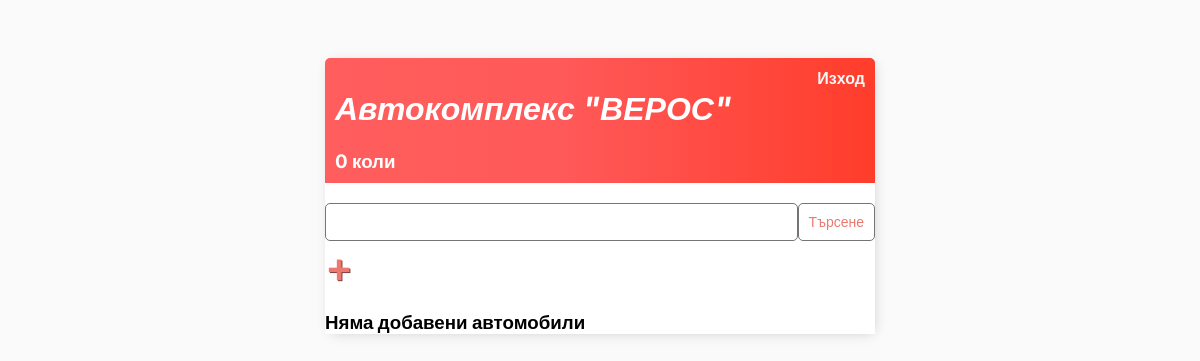
Before: / (signed in) with the older database file.
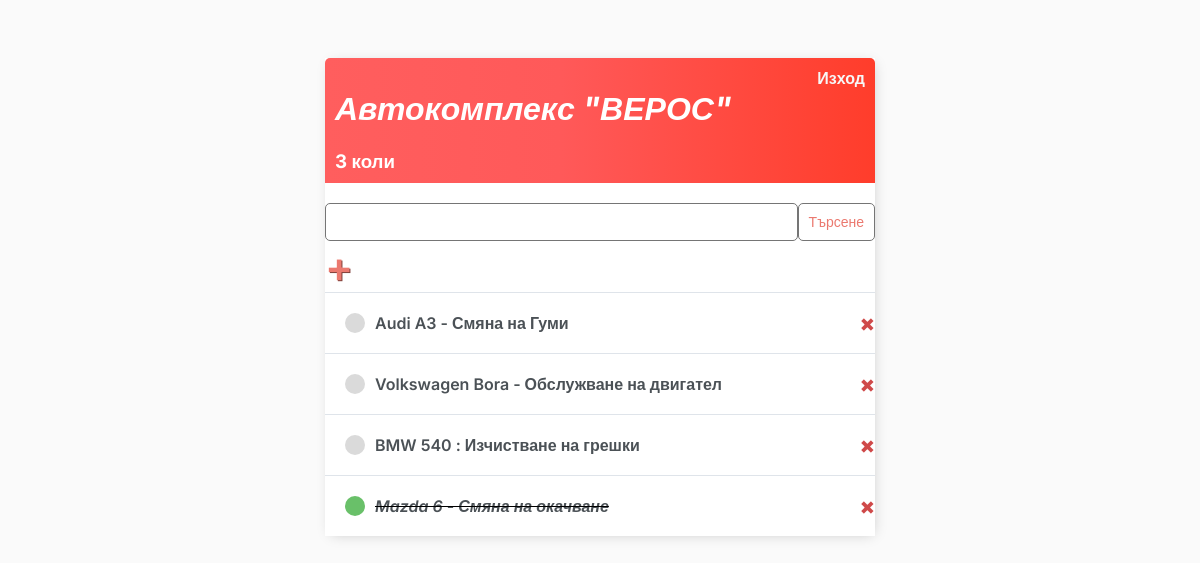
After: the same page with the newer database file.
### base/models.py (models this page shows)
class Task(models.Model):
    user = models.ForeignKey(
        User, on_delete=models.CASCADE,null=True,blank=True)
    title = models.CharField(max_length = 200)
    description = models.TextField(null=True,blank=True)
    complete = models.BooleanField(default=False)
    create = models.DateTimeField(auto_now_add=True)
    def __str__(self):
        return self.title
    class Meta:
        ordering = ['complete']

### base/views.py (the view)
# urls.py: path('', TaskList.as_view(), name='tasks'),
class TaskList(LoginRequiredMixin, ListView):
    model = Task
    context_object_name = "tasks"
    def get_context_data(self, **kwargs):
        context = super().get_context_data(**kwargs)
        context['tasks'] = context['tasks'].filter(user=self.request.user)
        context['count'] = context['tasks'].filter(complete=False).count()
        search_input = self.request.GET.get('search-area') or ''
        if search_input:
            context['tasks'] = context['tasks'].filter(
                title__startswith=search_input)
        context['search_input'] = search_input
        return context

### base/templates/base/task_list.html
{% extends 'base/main.html' %}
{% block content %}
<div class="header-bar">
    <div>
        <h1><i>Автокомплекс "ВЕРОС"</i></h1>
        <h3 style="margin:0">{{count}} коли</h3>
    </div>
    {% if request.user.is_authenticated %}
    <a href="{% url 'logout' %}">Изход</a>
    {% else %}
    <a href="{% url 'login' %}">Вход</a>
    {% endif %}
    </div>
<div class="search-add-wrapper">
    <form method="GET" style="margin-top: 20px;display: flex;">
        <input type="text" name='search-area' value="{{search_input}}">
        <input class="button" type="submit" value="Търсене">
    </form>
    <a id="add-link" href="{% url 'task-create' %}">&#x2b</a>
</div>
<div class="task-items-wrapper">
    {% for task in tasks %}
        <div class="task-wrapper">
            {% if task.complete  %}
            <div class="task-title">
                <div class="task-complete-icon"></div>
                <i><s><a href="{% url 'task-update' task.id %}">{{task}}</a></s></i>
            </div>
            <a class="delete-link" href="{% url 'task-delete' task.id %}">&#215;</a>
            {% else %}
            <div class="task-title">
                <div class="task-incomplete-icon"></div>
                <a href="{% url 'task-update' task.id %}">{{task}}</a>
            </div>
            <a class="delete-link" href="{% url 'task-delete' task.id %}">&#215;</a>
            {% endif %}
        </div>
    {% empty %}
        <h3>Няма добавени автомобили</h3>
    {% endfor %}
</div>
{% endblock content %}

### base/templates/base/main.html (shortened to what this page needs)
<!DOCTYPE html>
<html>
  <head>
</head>
<body>
    <div class="container">
        {% block content %} {% endblock content %}
    </div>
</body>
</html>

### base/templates/base/main.html (style rules this page uses)
body { background-color: #FAFAFA; font-family: 'Inter', sans-serif; padding-top: 50px; }
h1, h2, h3, h4, h5, h6, { font-family: 'Raleway', sans-serif; }
a, p { color: #4b5156 }
a { font-weight: 600; }
.container { max-width: 550px; margin: auto; background-color: #fff; -webkit-box-shadow: 2px 2px 13px -4px rgba(0, 0, 0, 0.21); box-shadow: 2px 2px 13px -4px rgba(0, 0, 0, 0.21); }
input { outline: none; border: none; }
.header-bar { display: flex; justify-content: space-between; color: #fff; padding: 10px; border-radius: 5px 5px 0 0; background: linear-gradient(90deg, #ff5e5e 0%, #ff5959 43%, #ff3d2b 100%); }
.header-bar a { color: rgb(247, 247, 247); text-decoration: none; }
.task-wrapper { display: flex; align-items: center; justify-content: space-between; background-color: #fff; border-top: 1px solid #dfe4ea; overflow: hidden; }
.task-title { display: flex; padding: 20px; }
.task-title a { text-decoration: none; color: #4b5156; margin-left: 10px; }
.task-complete-icon { height: 20px; width: 20px; background-color: rgb(105, 192, 105); border-radius: 50%; }
.task-incomplete-icon { height: 20px; width: 20px; background-color: rgb(218, 218, 218); border-radius: 50%; }
.delete-link { text-decoration: none; font-weight: 900; color: #cf4949; font-size: 22px; line-height: 0; padding: 20px 0px; }
#add-link { color: #EB796F; text-decoration: none; font-size: 42px; text-shadow: 1px 1px #81413b; }
input[type=text], input[type=password], textarea { border: 1px solid #757575; border-radius: 5px; padding: 10px; width: 90%; }
::placeholder { font-weight: 300; opacity: 0.5; }
.button { border: 1px solid #757575; background-color: #FFF; color: #EB796F; padding: 10px; font-size: 14px; border-radius: 5px; cursor: pointer; text-decoration: none; }

Changed rows visible on the page:
added Task: title "Audi A3 - Смяна на Гуми"
added Task: title "Volkswagen Bora - Обслужване на двигател"
added Task: title "BMW 540 : Изчистване на грешки"
added Task: title "Mazda 6 - Смяна на окачване"
Other visible differences:
{{ count }}: "0" → "3"
text no longer shown: "Няма добавени автомобили"
